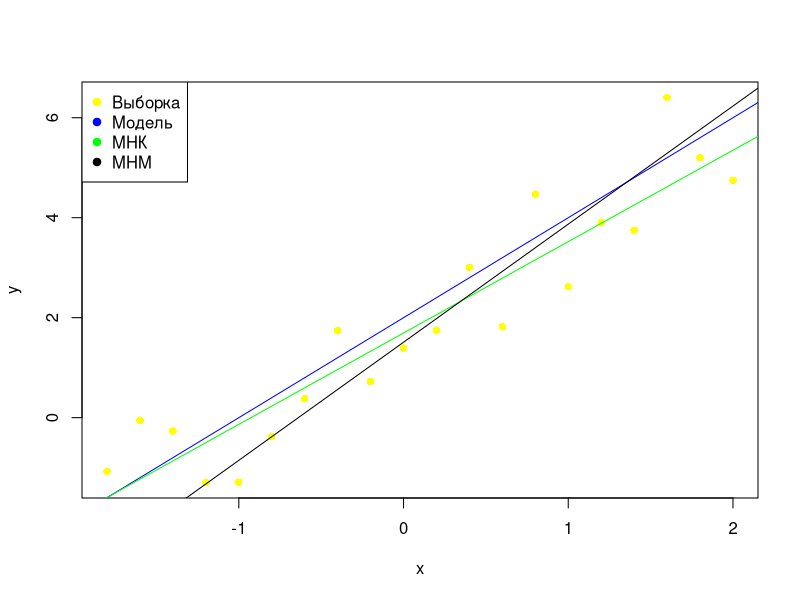

Recreate this plot in R.
a = -1.8;
b = 2;
h = 0.2;
n = 20;
x = seq(a, b, by = h)
e = rnorm(n, mean = 0, sd = 1)
y = 2 + 2 * x + e

#возмущения
#y[1] = y[1] + 10;
#y[n] = y[n] - 10;

#МНК
x_ = mean(x)
y_ = mean(y)
x_2 = x^2
x_2_ = mean(x_2)
y_2 = y^2
y_2_ = mean(y_2)
xy = x * y
xy_ = mean(xy)
b1 = (xy_ - x_ * y_) / (x_2_ - x_^2)
b0 = y_ - x_ * b1
b1
b0

#МНМ
mas_rQ = sign(x - median(x)) * sign(y - median(y))
rQ = mean(mas_rQ)
l = n / 4;
j = n - l + 1;
xl = x[l];
xj = x[j];
yl = y[l];
yj = y[j];
q_x = (xj - xl) / 2;
q_y = (yj - yl) / 2;
b1r = rQ * q_y / q_x;
b0r = median(y) - median(x) * b1r;
b1r
b0r

plot(x, y, pch = 16, col = "yellow")
abline(a = 2, b = 2, col = "blue")
abline(a = b0, b = b1, col = "green")
abline(a = b0r, b = b1r, col = "black")
legend("topleft", pch = 19,col= c("yellow", "blue", "green", "black"), legend = c("Выборка", "Модель", "МНК", "МНМ" ))
